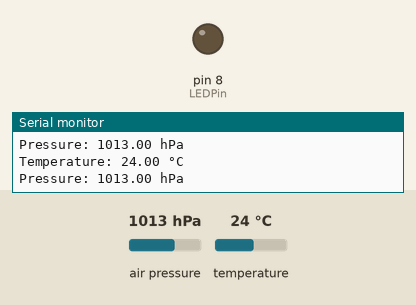
Recording of a sketch running on a simulated Arduino Uno, built with avr-gcc and run on an emulated ATmega328P. Shown: output pins drawn as LEDs (lit = HIGH), the last lines printed to the serial monitor. Inputs (shaded band) come from the test bench; at power-on: temperature 24 °C, air pressure 1013 hPa.

Above: at 1.8 s.
1.9 s: temperature set to 24.6 °C
At 3.2 s:
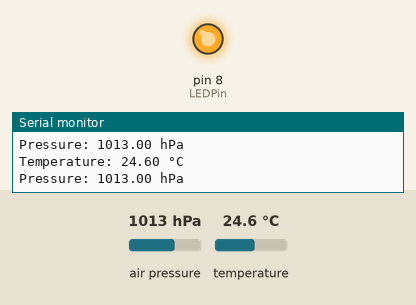
3.5 s: temperature set to 12 °C
At 5.0 s:
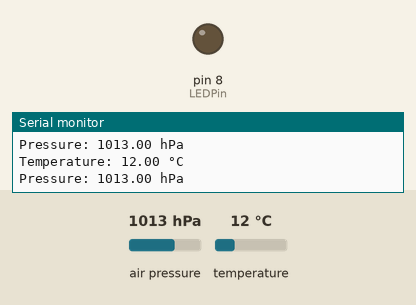
5.5 s: temperature set to 28 °C
At 6.8 s:
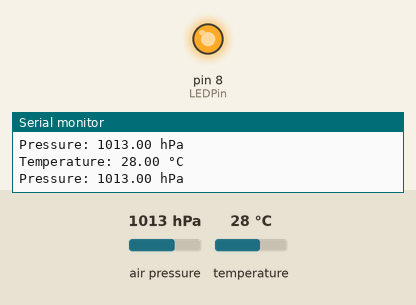
Timing chart, 0 to 8.5 s (numbered marks = the images above; inputs shaded):
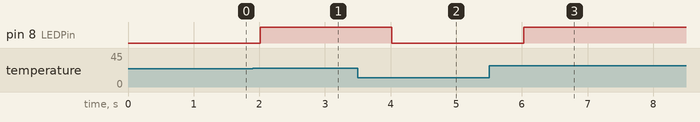

Measured:
- the behaviour switches between 24 and 24.1 °C on temperature (found by bisection; images 0 and 1)
- after the input at 1.9 s, pin 8 (LEDPin): LOW → HIGH after 0.11 s
- after the input at 3.5 s, pin 8 (LEDPin): HIGH → LOW after 0.52 s
- after the input at 5.5 s, pin 8 (LEDPin): LOW → HIGH after 0.53 s

The sketch:

step7.ino
```cpp
#include <Wire.h>
#include <Adafruit_BMP280.h>

Adafruit_BMP280 bmp; // I2C

const unsigned long DELAY_TIME_MS = 1000;

const int LEDPin = 8;


void setup() {
  // Communication 1: UART over USB between microcontroller and computer
  Serial.begin(9600);
  while(!Serial);    // time to get serial running

  // Communication 2: I2C between microcontroller and sensor
  unsigned status;
  status = bmp.begin();
  if (!bmp.begin()) {
    Serial.println("Could not find a valid BMP280 sensor, check wiring!");
    while (1); // Stop the program if the sensor isn't found.
  }

  pinMode(LEDPin, OUTPUT);
}


void loop() {
  // Call the function to read, print and get sensor values
  float temperature = printandgetSensorValues();

  if (temperature > 24) {
    digitalWrite(LEDPin, HIGH);
  } else {
    digitalWrite(LEDPin, LOW);
  }

  delay(DELAY_TIME_MS);
}


float printandgetSensorValues() {
  // Read all sensor values at once to keep them synchronized.
  float temperature = bmp.readTemperature();
  float pressure = bmp.readPressure() / 100.0F; // Convert to hPa

  Serial.print("Temperature: ");
  Serial.print(temperature);
  Serial.println(" °C");

  Serial.print("Pressure: ");
  Serial.print(pressure);
  Serial.println(" hPa");

  // Add a blank line for readability between readings.
  Serial.println();

  return temperature;
}
```
